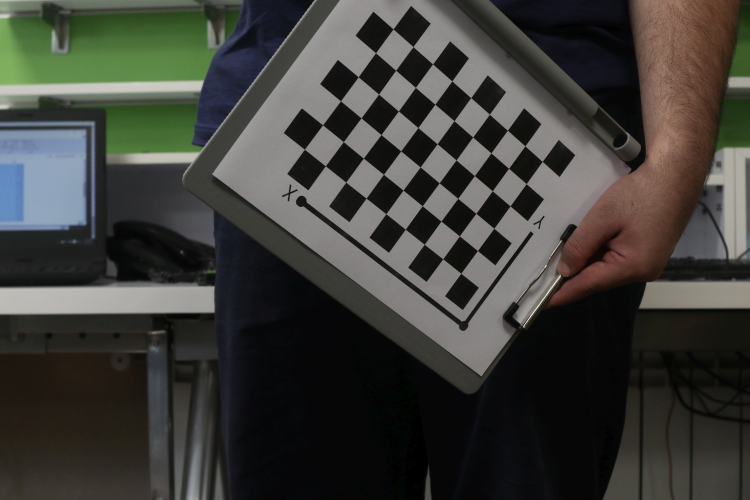
#> input picture HW2/resources/im10.jpg, 1500 x 1000 px, given in place of im1.jpg, which was not available (shown at 1/2 size)
$ python Q2.py
#> lines starting #> are read from the running program, lines starting #| are printed output that depends on the picture; pictures that were not available may be replaced by others from this repository, and a replacement may not be noted
import numpy as np
import cv2


def main():
    # 3D World Points
    sample_object_points = np.zeros((6 * 9, 3), np.float32)
    sample_object_points[:, :2] = np.mgrid[0:9, 0:6].T.reshape(-1, 2)
    sample_object_points *= 22  # each cell is 22mm.

    # Mode-1: im01 - im10
    calibration_matrix = calculate_calibration_matrix(1, 10, sample_object_points)
    print("Mode1: im01 - im10")
    print(calibration_matrix)

    # Mode-2: im06 - im15
    calibration_matrix = calculate_calibration_matrix(6, 15, sample_object_points)
    print("Mode2: im06 - im15")
    print(calibration_matrix)

    # Mode-3: im11 - im20
    calibration_matrix = calculate_calibration_matrix(11, 20, sample_object_points)
    print("Mode3: im11 - im20")
    print(calibration_matrix)

    # Mode-4: im01 - im20
    calibration_matrix = calculate_calibration_matrix(1, 20, sample_object_points)
    print("Mode4: im01 - im20")
    print(calibration_matrix)

    # specific camera matrix
    calibration_matrix = calculate_calibration_matrix(1, 20, sample_object_points, specific=True)
    print("If principal point is in the center, skewness=0 and fx=fy :")
    print(calibration_matrix)


def calculate_calibration_matrix(from_im, to_im, sample_object_points, specific=False):
#> called with from_im = 1, to_im = 10, sample_object_points = array of shape (54, 3), specific = False
    object_points = []
    image_points = []
    height, width = 0, 0

    for i in range(from_im, to_im + 1):
        image = cv2.imread('../resources/im' + str(i) + '.jpg')
#> image is the input picture: shape (1000, 1500, 3); mean B, G, R 57.7, 62.1, 62.3
        height, width = image.shape[:2]
#> height = 1000; width = 1500
        gray_image = cv2.cvtColor(image, cv2.COLOR_BGR2GRAY)
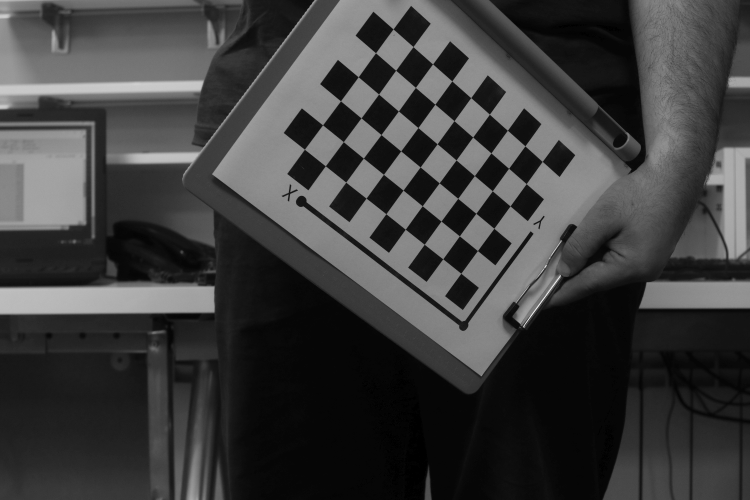
#> gray_image: shape (1000, 1500) (shown at 1/2 size); min 0, max 254, mean 61.6
        # Find the board corners
        ok, corners = cv2.findChessboardCorners(gray_image, (9, 6), None)
#> ok = True; corners = 54 rows, first 8: [922.2, 546.9], [886, 518.1], [849, 489], [811, 458.8], [772.3, 427.9], [732.6, 396.7], [692.1, 364.6], [651.2, 332.2]
        if ok:
            object_points.append(sample_object_points)
            termination_criteria = (cv2.TERM_CRITERIA_EPS + cv2.TERM_CRITERIA_MAX_ITER, 30, 0.001)
            corners = cv2.cornerSubPix(gray_image, corners, (11, 11), (-1, -1), termination_criteria)
#> corners = 54 rows, first 8: [922.2, 546.9], [886, 518.2], [848.9, 489], [811, 458.8], [772.3, 427.9], [732.6, 396.7], [692, 364.6], [651.2, 332.2]
            image_points.append(corners)
#> pass 2 of the loop in calculate_calibration_matrix, `for i in range(from_im, to_im + 1):`:
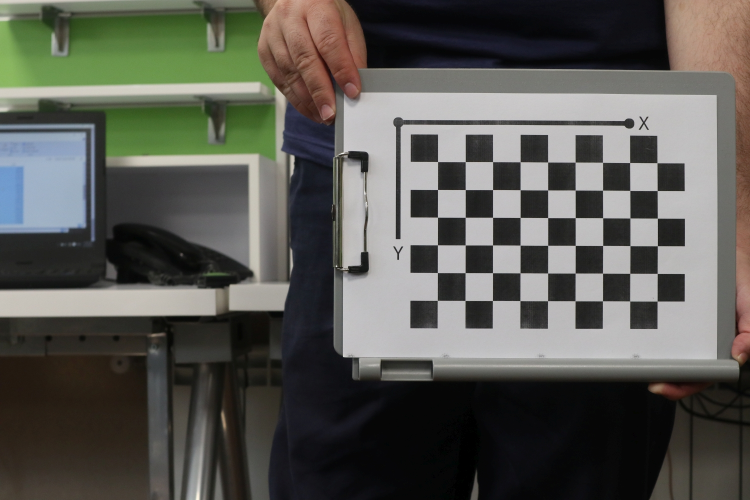
#> input picture HW2/resources/im17.jpg, 1500 x 1000 px, given in place of im2.jpg, which was not available (shown at 1/2 size)
#> in calculate_calibration_matrix, image is the input picture: shape (1000, 1500, 3); mean B, G, R 83.1, 89.1, 89
#> in calculate_calibration_matrix, `gray_image = cv2.cvtColor(image, cv2.COLOR_BGR2GRAY)`:
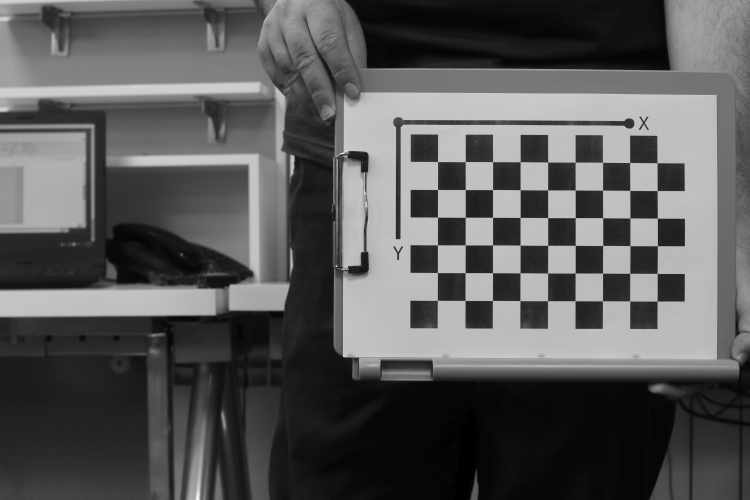
#> gray_image: shape (1000, 1500) (shown at 1/2 size); min 0, max 253, mean 88.4
#> in calculate_calibration_matrix, `ok, corners = cv2.findChessboardCorners(gray_image, (9, 6), None)`: corners = 54 rows, first 8: [875.6, 323.5], [931, 323.7], [985.6, 323.7], [1040.6, 324.1], [1095.7, 324.5], [1150.7, 324.6], [1205.5, 325], [1259.8, 325.6]
#> in calculate_calibration_matrix, `corners = cv2.cornerSubPix(gray_image, corners, (11, 11), (-1, -1), te..`: corners = 54 rows, first 8: [875.6, 323.6], [930.9, 323.7], [985.6, 323.7], [1040.7, 324.1], [1095.7, 324.5], [1150.7, 324.6], [1205.6, 325], [1259.8, 325.6]

            # # Show corners
            # cv2.drawChessboardCorners(image, (9, 6), corners, ok)
            # cv2.imwrite('out/corners' + str(i) + '.jpg', image)

    if specific:
        camera_matrix = np.array([
            [1.0, 0.0, width / 2],
            [0.0, 1.0, height / 2],
            [0.0, 0.0, 1.0]
        ])
        _, camera_matrix, _, _, _ = cv2.calibrateCamera(object_points, image_points, (width, height), camera_matrix, None,
                                                        flags=cv2.CALIB_FIX_PRINCIPAL_POINT + cv2.CALIB_FIX_ASPECT_RATIO)
    else:
        _, camera_matrix, _, _, _ = cv2.calibrateCamera(object_points, image_points, (width, height), None, None)

    return camera_matrix


if __name__ == '__main__':
#> (the run stopped early here; a loop or call above may not have finished)
